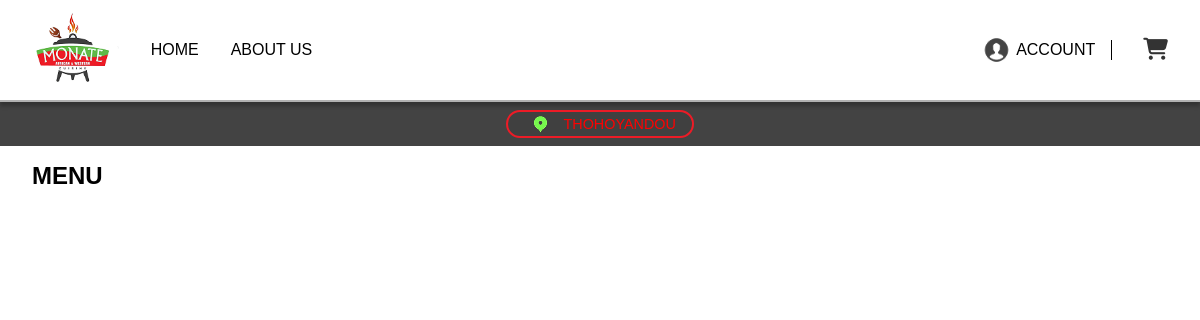
The page /menu/Thohoyandou.php on the database as committed earlier.
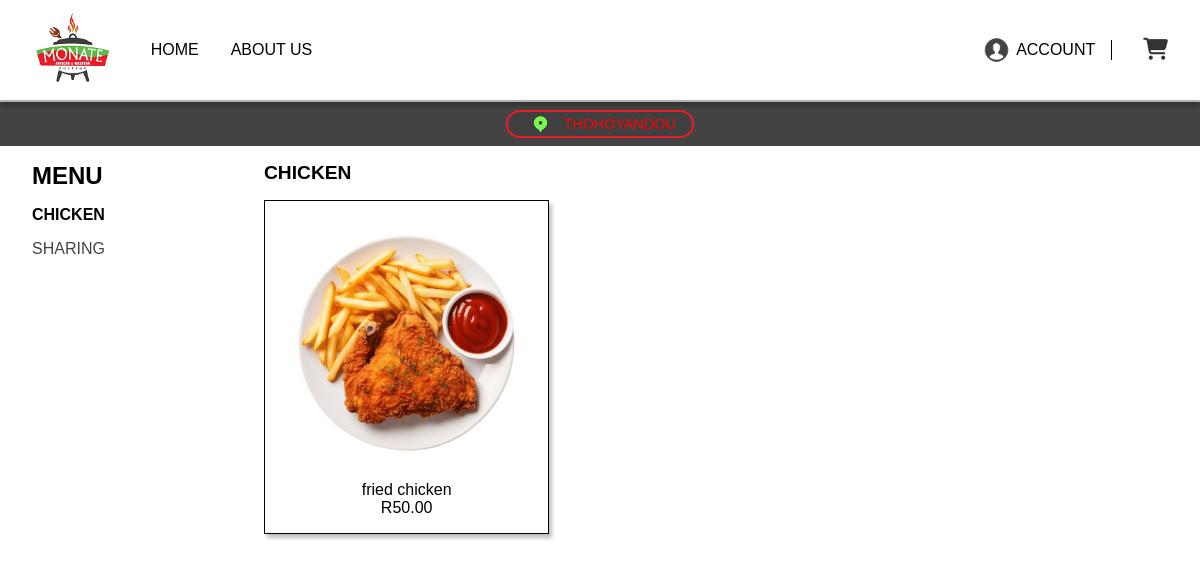
The same page on the database as committed later.
### tables this page shows
CREATE TABLE `menuitems` (
  `id` int(11) NOT NULL,
  `name` varchar(255) NOT NULL,
  `price` decimal(10,2) NOT NULL,
  `description` text DEFAULT NULL,
  `category` varchar(100) DEFAULT NULL,
  `image` varchar(255) DEFAULT NULL,
  `branch_location` varchar(255) NOT NULL,
  `created_at` timestamp NOT NULL DEFAULT current_timestamp()
);

### menu/Thohoyandou.php (the view, shortened to what this page needs)
<?php
require_once "../API/db.php";
$userData = null;
$branchLocation = "Thohoyandou";
$stmt = $conn->prepare("SELECT id, name, price, description, category, image
                        FROM MenuItems
                        WHERE branch_location = ?");
$stmt->bind_param("s", $branchLocation);
$stmt->execute();
$result = $stmt->get_result();
$menuItems = [];
while ($row = $result->fetch_assoc()) {
    $menuItems[$row["category"]][] = $row;
}
?>
<!DOCTYPE html>
<html lang="en">
<head>
  <link rel="stylesheet" href="style.css" />
  <link rel="stylesheet" href="https://cdnjs.cloudflare.com/ajax/libs/font-awesome/6.5.0/css/all.min.css">
</head>
<body>
  <header class="top-header">
    <div class="logo">
      <img src="img/logo 2.png" alt="Monate Logo">
    </div>
    <nav class="nav-links">
      <a href="../HOME/index.php">HOME</a>
      <a href="../About Us/index.php">ABOUT US</a>
    </nav>
    <div class="account-cart">
      <div class="account-container">
        <?php if (isset($_SESSION["user_id"])): ?>
          <a class="account" href="javascript:void(0);">
            <img src="img/profile.png" alt="Account">
            <span>
              Hi, <?= htmlspecialchars($_SESSION["username"]); ?>
            </span>
          </a>
          <div class="account-dropdown">
            <p><strong>Username:</strong> <?= htmlspecialchars($userData['username']); ?></p>
            <p><strong>Email:</strong> <?= htmlspecialchars($userData['email']); ?></p>
            <p><strong>Mobile:</strong> <?= htmlspecialchars($userData['mobile']); ?></p>
            <a href="../Logout/logout.php">Logout</a>
          </div>
        <?php else: ?>
          <a href="../Sign in/index.php" class="account">
            <img src="img/profile.png" alt="Account">
            <span>ACCOUNT</span>
          </a>
        <?php endif; ?>
      </div>
      <a href="<?php echo isset($_SESSION["user_id"]) ? 'cart.php' : '../Sign in/index.php'; ?>" class="cart">
        <i class="fa-solid fa-cart-shopping"></i>
      </a>
    </div>
  </header>
  <div class="location-bar">
    <a href="Thohoyandou.php" class="location-item active">
      <img src="img/location.png" alt="Location">
      <span>THOHOYANDOU</span>
    </a>
  </div>
  <main class="content">
    <aside class="side-menu">
      <h2>MENU</h2>
      <ul>
        <?php foreach ($menuItems as $category => $items): ?>
          <li data-category="<?= strtolower($category) ?>"><?= strtoupper($category) ?></li>
        <?php endforeach; ?>
      </ul>
    </aside>
    <section class="menu-section" id="menu-section">
      <?php foreach ($menuItems as $category => $items): ?>
        <h3><?= strtoupper($category) ?></h3>
        <div class="menu-grid">
          <?php foreach ($items as $item): ?>
            <div class="menu-card"
                 data-id="<?= $item['id'] ?>"
                 data-name="<?= htmlspecialchars($item['name']) ?>"
                 data-price="<?= number_format($item['price'], 2) ?>"
                 data-description="<?= htmlspecialchars($item['description']) ?>"
                 data-image="../admin/menu_item/<?= $item['image'] ?>">
              <img src="../admin/menu_item/<?= $item['image'] ?>"
                   alt="<?= htmlspecialchars($item['name']) ?>">
              <p class="item-name"><?= htmlspecialchars($item['name']) ?></p>
              <p class="item-price">R<?= number_format($item['price'], 2) ?></p>
            </div>
          <?php endforeach; ?>
        </div>
      <?php endforeach; ?>
    </section>
  </main>
</body>
</html>

Rows that differ between the two databases and show on the page:
added menuitems: image (picture), name "fried chicken", price "50.00"
Other text that changed with them:
new list line: "CHICKEN"
new list line: "SHARING"
